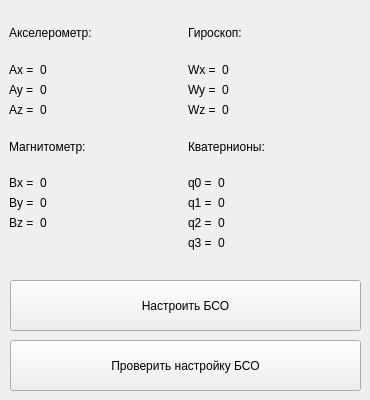
              <widget class="QWidget" name="tab_imuData">
               <attribute name="title">
                <string>Tab 2</string>
               </attribute>
               <widget class="QWidget" name="gridLayoutWidget">
                <property name="geometry">
                 <rect>
                  <x>9</x>
                  <y>9</y>
                  <width>351</width>
                  <height>241</height>
                 </rect>
                </property>
                <layout class="QGridLayout" name="gridLayout_2">
                 <item row="3" column="0">
                  <layout class="QFormLayout" name="formLayout_2">
                   <item row="0" column="0">
                    <widget class="QLabel" name="label_IMU_magn_X">
                     <property name="text">
                      <string>Bx =</string>
                     </property>
                    </widget>
                   </item>
                   <item row="0" column="1">
                    <widget class="QLabel" name="label_IMUdata_magn_X">
                     <property name="text">
                      <string>0</string>
                     </property>
                    </widget>
                   </item>
                   <item row="1" column="0">
                    <widget class="QLabel" name="label_IMU_magn_Y">
                     <property name="text">
                      <string>By =</string>
                     </property>
                    </widget>
                   </item>
                   <item row="1" column="1">
                    <widget class="QLabel" name="label_IMUdata_magn_Y">
                     <property name="text">
                      <string>0</string>
                     </property>
                    </widget>
                   </item>
                   <item row="2" column="0">
                    <widget class="QLabel" name="label_IMU_magn_Z">
                     <property name="text">
                      <string>Bz =</string>
                     </property>
                    </widget>
                   </item>
                   <item row="2" column="1">
                    <widget class="QLabel" name="label_IMUdata_magn_Z">
                     <property name="text">
                      <string>0</string>
                     </property>
                    </widget>
                   </item>
                  </layout>
                 </item>
                 <item row="0" column="1">
                  <widget class="QLabel" name="label_2">
                   <property name="text">
                    <string>Гироскоп:</string>
                   </property>
                  </widget>
                 </item>
                 <item row="1" column="0">
                  <layout class="QFormLayout" name="formLayout_4">
                   <item row="0" column="0">
                    <widget class="QLabel" name="label_IMU_accel_X">
                     <property name="text">
                      <string>Ax =</string>
                     </property>
                    </widget>
                   </item>
                   <item row="0" column="1">
                    <widget class="QLabel" name="label_IMUdata_accel_X">
                     <property name="text">
                      <string>0</string>
                     </property>
                    </widget>
                   </item>
                   <item row="1" column="0">
                    <widget class="QLabel" name="label_IMU_accel_Y">
                     <property name="text">
                      <string>Ay =</string>
                     </property>
                    </widget>
                   </item>
                   <item row="1" column="1">
                    <widget class="QLabel" name="label_IMUdata_accel_Y">
                     <property name="text">
                      <string>0</string>
                     </property>
                    </widget>
                   </item>
                   <item row="2" column="0">
                    <widget class="QLabel" name="label_IMU_accel_Z">
                     <property name="text">
                      <string>Az =</string>
                     </property>
                    </widget>
                   </item>
                   <item row="2" column="1">
                    <widget class="QLabel" name="label_IMUdata_accel_Z">
                     <property name="text">
                      <string>0</string>
                     </property>
                    </widget>
                   </item>
                  </layout>
                 </item>
                 <item row="1" column="1">
                  <layout class="QFormLayout" name="formLayout">
                   <item row="0" column="0">
                    <widget class="QLabel" name="label_IMU_rate_X">
                     <property name="text">
                      <string>Wx =</string>
                     </property>
                    </widget>
                   </item>
                   <item row="0" column="1">
                    <widget class="QLabel" name="label_IMUdata_rate_X">
                     <property name="text">
                      <string>0</string>
                     </property>
                    </widget>
                   </item>
                   <item row="1" column="1">
                    <widget class="QLabel" name="label_IMUdata_rate_Y">
                     <property name="text">
                      <string>0</string>
                     </property>
                    </widget>
                   </item>
                   <item row="2" column="0">
                    <widget class="QLabel" name="label_IMU_rate_Z">
                     <property name="text">
                      <string>Wz =</string>
                     </property>
                    </widget>
                   </item>
                   <item row="2" column="1">
                    <widget class="QLabel" name="label_IMUdata_rate_Z">
                     <property name="text">
                      <string>0</string>
                     </property>
                    </widget>
                   </item>
                   <item row="1" column="0">
                    <widget class="QLabel" name="label_IMU_rate_Y">
                     <property name="text">
                      <string>Wy =</string>
                     </property>
                    </widget>
                   </item>
                  </layout>
                 </item>
                 <item row="3" column="1">
                  <layout class="QFormLayout" name="formLayout_3">
                   <item row="0" column="0">
                    <widget class="QLabel" name="label_IMU_q0">
                     <property name="text">
                      <string>q0 =</string>
                     </property>
                    </widget>
                   </item>
                   <item row="0" column="1">
                    <widget class="QLabel" name="label_IMUdata_q0">
                     <property name="text">
                      <string>0</string>
                     </property>
                    </widget>
                   </item>
                   <item row="1" column="0">
                    <widget class="QLabel" name="label_IMU_q1">
                     <property name="text">
                      <string>q1 =</string>
                     </property>
                    </widget>
                   </item>
                   <item row="1" column="1">
                    <widget class="QLabel" name="label_IMUdata_q1">
                     <property name="text">
                      <string>0</string>
                     </property>
                    </widget>
                   </item>
                   <item row="2" column="0">
                    <widget class="QLabel" name="label_IMU_q2">
                     <property name="text">
                      <string>q2 =</string>
                     </property>
                    </widget>
                   </item>
                   <item row="2" column="1">
                    <widget class="QLabel" name="label_IMUdata_q2">
                     <property name="text">
                      <string>0</string>
                     </property>
                    </widget>
                   </item>
                   <item row="3" column="0">
                    <widget class="QLabel" name="label_IMU_q3">
                     <property name="text">
                      <string>q3 =</string>
                     </property>
                    </widget>
                   </item>
                   <item row="3" column="1">
                    <widget class="QLabel" name="label_IMUdata_q3">
                     <property name="text">
                      <string>0</string>
                     </property>
                    </widget>
                   </item>
                  </layout>
                 </item>
                 <item row="0" column="0">
                  <widget class="QLabel" name="label_3">
                   <property name="text">
                    <string>Акселерометр:</string>
                   </property>
                  </widget>
                 </item>
                 <item row="2" column="0">
                  <widget class="QLabel" name="label_6">
                   <property name="text">
                    <string>Магнитометр:</string>
                   </property>
                  </widget>
                 </item>
                 <item row="2" column="1">
                  <widget class="QLabel" name="label_7">
                   <property name="text">
                    <string>Кватернионы:</string>
                   </property>
                  </widget>
                 </item>
                </layout>
               </widget>
               <widget class="QPushButton" name="pushButton_setupIMU">
                <property name="geometry">
                 <rect>
                  <x>10</x>
                  <y>280</y>
                  <width>351</width>
                  <height>51</height>
                 </rect>
                </property>
                <property name="sizePolicy">
                 <sizepolicy hsizetype="Minimum" vsizetype="Minimum">
                  <horstretch>0</horstretch>
                  <verstretch>0</verstretch>
                 </sizepolicy>
                </property>
                <property name="text">
                 <string>Настроить БСО</string>
                </property>
               </widget>
               <widget class="QPushButton" name="pushButton_setupIMU_check">
                <property name="geometry">
                 <rect>
                  <x>10</x>
                  <y>340</y>
                  <width>351</width>
                  <height>51</height>
                 </rect>
                </property>
                <property name="sizePolicy">
                 <sizepolicy hsizetype="Minimum" vsizetype="Minimum">
                  <horstretch>0</horstretch>
                  <verstretch>0</verstretch>
                 </sizepolicy>
                </property>
                <property name="text">
                 <string>Проверить настройку БСО</string>
                </property>
               </widget>
              </widget>
